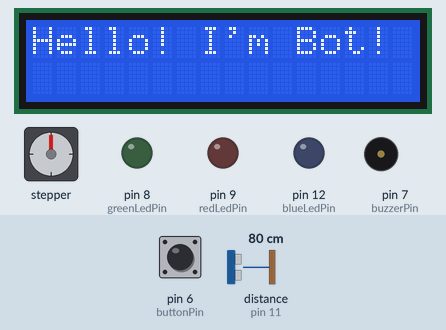
The sketch below on a simulated Arduino Uno, built with avr-gcc and run on an emulated ATmega328P. On the bench: 16×2 character LCD, stepper motor, output pins drawn as LEDs (lit = HIGH), buzzer (waves = sounding). Wiring (inferred from the names in the program): ultrasonic range finder: trigger pin 10; echo pin 11. Dashed ring = blinking. Inputs (shaded band) come from the test bench; at power-on: distance to the obstacle (sensor on pin 11) 80 cm, pin 6 (buttonPin) HIGH. The echo pulse lasts 58.3 µs per cm; stepper angles assume 200 steps per turn; pins used as bus, display or sensor lines are not drawn.

Above: at 1.2 s.
1.3 s: distance to the obstacle (sensor on pin 11) set to 53 cm
2.8 s: distance to the obstacle (sensor on pin 11) set to 47 cm
At 3.6 s:
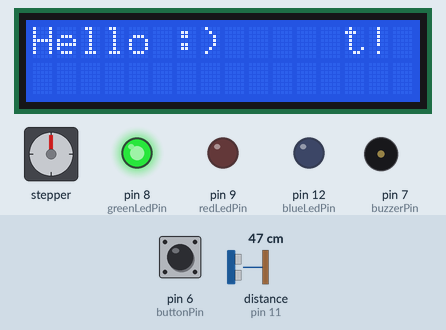
4.4 s: pin 6 (buttonPin) pulled LOW for 0.15 s
At 4.8 s:
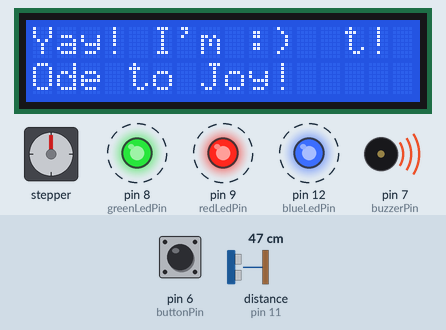
6.3 s: distance to the obstacle (sensor on pin 11) set to 2 cm
9.3 s: pin 6 (buttonPin) pulled LOW for 3.2 s
At 11.45 s:
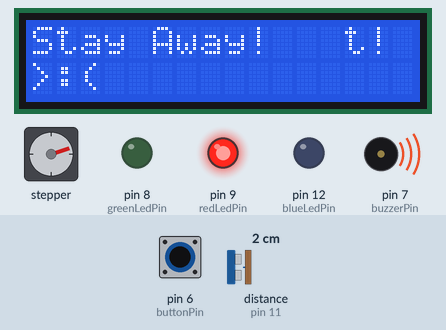
14.0 s: distance to the obstacle (sensor on pin 11) set to 35 cm
At 14.21 s:
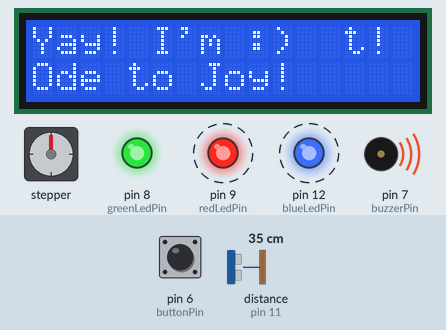
Timing chart, 0 to 20.2 s (numbered marks = the images above; inputs shaded):
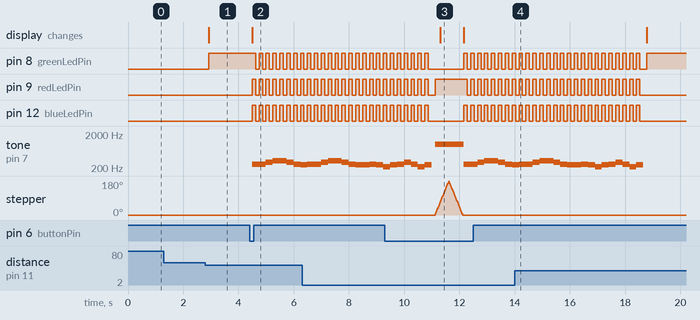

The sketch:

robot_interaction.ino
```cpp
#include <Wire.h>
#include <LiquidCrystal_I2C.h>
#include <Stepper.h>

//初始化 LCD1602 (I2C 地址為 0x27，16x2 顯示)
LiquidCrystal_I2C lcd(0x27, 16, 2);

// 定義步進馬達參數
const int stepsPerRevolution = 200; // 每圈步數
Stepper stepper(stepsPerRevolution, 2, 3, 4, 5);

// 定義硬體腳位
const int trigPin = 10;
const int echoPin = 11;
const int redLedPin = 9;
const int greenLedPin = 8;
const int blueLedPin = 12; // 新增藍色 LED 腳位
const int buzzerPin = 7;
const int buttonPin = 6;

// 距離閾值
const int dangerDistance = 20; // 過近的距離 (cm)
const int safeDistance = 50;  // 安全距離 (cm)

void setup() {
  // 初始化硬體
  pinMode(trigPin, OUTPUT);
  pinMode(echoPin, INPUT);
  pinMode(redLedPin, OUTPUT);
  pinMode(greenLedPin, OUTPUT);
  pinMode(blueLedPin, OUTPUT);
  pinMode(buzzerPin, OUTPUT);
  pinMode(buttonPin, INPUT_PULLUP);

  // 初始化 LCD
  lcd.init();
  lcd.backlight();
  lcd.setCursor(0, 0);
  lcd.print("Hello! I'm Bot!");

  // 初始化步進馬達
  stepper.setSpeed(60); // 設定馬達速度 (RPM)

  Serial.begin(9600);
}

void loop() {
  // 讀取距離
  long duration, distance;
  digitalWrite(trigPin, LOW);
  delayMicroseconds(2);
  digitalWrite(trigPin, HIGH);
  delayMicroseconds(10);
  digitalWrite(trigPin, LOW);
  duration = pulseIn(echoPin, HIGH);
  distance = duration * 0.034 / 2;

  // 讀取按鈕狀態
  int buttonState = digitalRead(buttonPin);

  // 根據距離觸發不同反應
  if (distance < dangerDistance) {
    // 過近：生氣表情 + 紅燈 + 警報 + 揮動手臂
    lcd.setCursor(0, 0);
    lcd.print("Stay Away!   ");
    lcd.setCursor(0, 1);
    lcd.print(">:(          ");
    digitalWrite(redLedPin, HIGH);
    digitalWrite(greenLedPin, LOW);
    digitalWrite(blueLedPin, LOW);
    tone(buzzerPin, 1000); // 警報聲
    stepper.step(stepsPerRevolution / 2); // 揮動手臂
    stepper.step(-stepsPerRevolution / 2);
  } else if (distance < safeDistance) {
    // 安全距離：平靜表情 + 綠燈
    lcd.setCursor(0, 0);
    lcd.print("Hello :)     ");
    lcd.setCursor(0, 1);
    lcd.print("             ");
    digitalWrite(redLedPin, LOW);
    digitalWrite(greenLedPin, HIGH);
    digitalWrite(blueLedPin, LOW);
    noTone(buzzerPin);
  }

  // 按下按鈕：開心表情 + 播放快樂頌音樂 + LED 閃爍
  if (buttonState == LOW) {
    lcd.setCursor(0, 0);
    lcd.print("Yay! I'm :)  ");
    lcd.setCursor(0, 1);
    lcd.print("Ode to Joy! ");
    playOdeToJoyWithLED();
  }

  delay(100);
}

// 播放快樂頌音樂並同步控制 LED 閃爍
void playOdeToJoyWithLED() {
  int melody[] = {262, 262, 294, 330, 330, 294, 262, 247, 262, 262, 294, 330, 330, 294, 262, 247, 247, 262, 247, 220, 247, 262, 294, 262, 220, 247};
  int noteDurations[] = {4, 4, 4, 4, 4, 4, 4, 4, 4, 4, 4, 4, 4, 4, 4, 4, 4, 4, 4, 4, 4, 4, 4, 4, 4, 4};

  for (int i = 0; i < 26; i++) {
    int noteDuration = 1000 / noteDurations[i];
    tone(buzzerPin, melody[i], noteDuration);

    // LED 閃爍根據音符節奏
    digitalWrite(redLedPin, HIGH);
    digitalWrite(greenLedPin, HIGH);
    digitalWrite(blueLedPin, HIGH);
    delay(noteDuration / 2); // LED 開啟時間
    digitalWrite(redLedPin, LOW);
    digitalWrite(greenLedPin, LOW);
    digitalWrite(blueLedPin, LOW);
    delay(noteDuration / 2); // LED 關閉時間

    noTone(buzzerPin);
  }
}
```

Measured:
- the behaviour switches between 51 and 50 cm on distance to the obstacle (sensor on pin 11) (found by bisection; images 0 and 1)
- after the input at 1.3 s, every drawn part: stays the same
- after the input at 2.8 s, pin 8 (greenLedPin): LOW → HIGH after 0.12 s; the display: changes after 0.12 s (image 1)
- after the input at 4.4 s, pin 8 (greenLedPin): alternates HIGH for 0.13 s and LOW for 0.13 s, starting after 0.22 s; pin 9 (redLedPin): alternates HIGH for 0.13 s and LOW for 0.13 s, starting after 0.09 s
- after the input at 9.3 s, stepper: goes on until 12.1 s, then stays 0°
- after the input at 14.0 s, pin 9 (redLedPin): goes on until 18.5 s, then stays LOW; tone on pin 7 (buzzerPin): goes on until 18.7 s, then stays silent; stepper: stays 0° (without the input it goes to 7° after 4.8 s)
